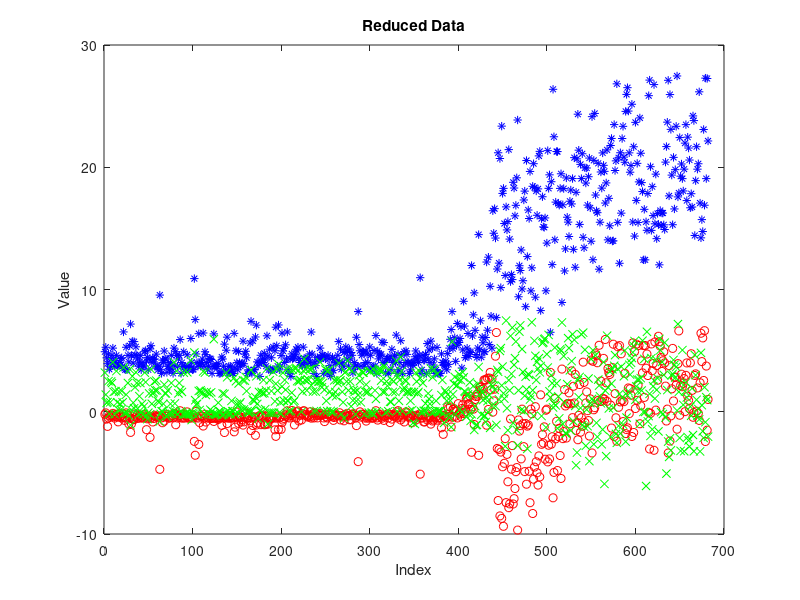

Write MATLAB code to recreate this figure. (Note: this script raises an error after producing the figure.)
% Author: OMOJU Miller
% load breast cancer data
% 1. Clump Thickness               1 - 10
% 2. Uniformity of Cell Size       1 - 10
% 3. Uniformity of Cell Shape      1 - 10
% 4. Marginal Adhesion             1 - 10
% 5. Single Epithelial Cell Size   1 - 10
% 6. Bare Nuclei                   1 - 10
% 7. Bland Chromatin               1 - 10
% 8. Normal Nucleoli               1 - 10
% 9. Mitoses                       1 - 10
% 10. Class:                       (2 for benign, 4 for malignant)

% Clear all variables and figures.
  clear all;

  data1 = load('breast-cancer-wisconsin-clean.txt');
  data = [data1(:,1),data1(:,2), data1(:,3), data1(:,4), data1(:,5), data1(:,6), data1(:,7), data1(:,8), data1(:,9)];
  classes = data1(:, 10);
  
% Plot data.
  %plot([1:682],data,'x');
  
% Calculate PC's.
 myCov = cov(data);
 [pc, latent, explained] = pcacov(myCov);
 
 % rotate the data to the principal values
 finalData = data*pc(:,1:3);
 
% Plot data.
  figure;
  plot([1:682], finalData(:,1), 'b*', [1:682], finalData(:,2), 'ro',[1:682], finalData(:,3), 'gx');
  xlabel('Index');
  ylabel('Value');
  title('Reduced Data');
  h = legend('Clump Thickness','Uniformity of Cell Size', 'Uniformity of Cell Shape',3);

% Tidy up.
  close all;

  

